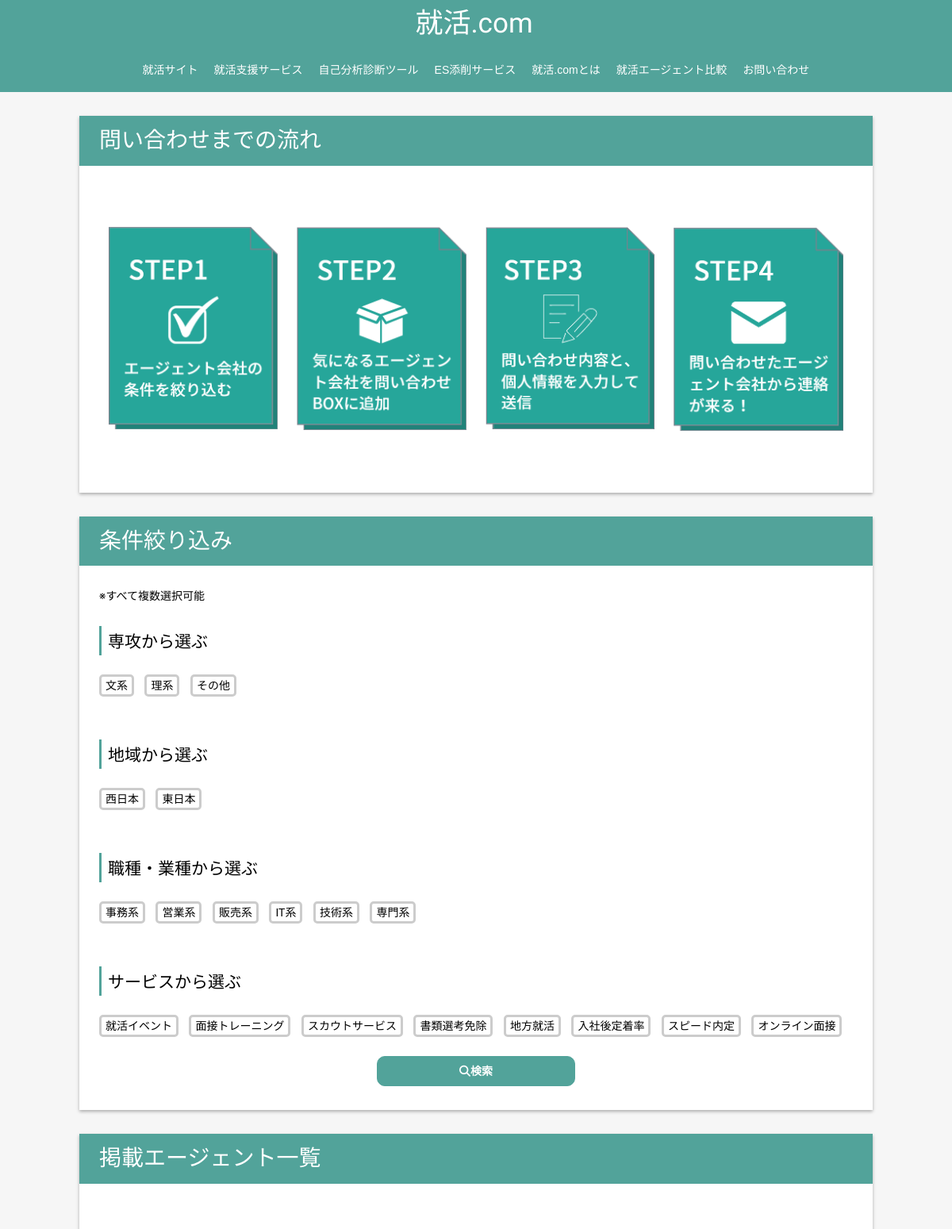
The page / (upper part) on the database its author committed.
### tables this page shows
CREATE TABLE tag_categories(
  id INT AUTO_INCREMENT NOT NULL PRIMARY KEY,
  tag_category_name TEXT(20) NOT NULL
);

CREATE TABLE tags(
  id INT AUTO_INCREMENT NOT NULL PRIMARY KEY,
  tag_name TEXT(20) NOT NULL,
  tag_category_id INT NOT NULL
);

### src/index.php (called while the page is built, shortened)
<?php
require(dirname(__FILE__) . "/dbconnect.php");
$tag_categories_stmt = $db->query("SELECT * FROM tag_categories");
$tag_categories = $tag_categories_stmt->fetchAll();
include(dirname(__FILE__) . '/parts/templates/_t_index.php');
?>

### src/parts/parts.php (the view, shortened to what this page needs)
<?php
function a_html_head($title)
{
?>
  <!DOCTYPE html>
  <html lang="ja">
  <head>
    <link rel="stylesheet" href="style/reset.css">
    <link rel="stylesheet" href="style/user.min.css">
  </head>
  <body>
  <?php
}
function a_html_foot()
{
  ?>
  </body>
  </html>
<?php
}
function a_header_start()
{
?>
  <header class="header">
    <div class="header-inner">
    <?php
  }
    ?>
    <?php
  function a_header_title()
  {
    ?>
      <div class="page-title">
        <a href="">
          <h2>就活.com</h2>
        </a>
      </div>
    <?php
  }
  function a_header_search_icon()
  {
    ?>
    </div>
  <?php
  }
  function m_header_upper()
  {
    a_header_start();
    a_header_title();
    a_header_search_icon();
  }
  function a_header_nav()
  {
  ?>
    <nav class="header__nav nav" id="js-nav">
      <ul class="nav__items nav-items">
        <li class="nav-items__item"><a href="">就活サイト</a></li>
        <li class="nav-items__item"><a href="">就活支援サービス</a></li>
        <li class="nav-items__item"><a href="">自己分析診断ツール</a></li>
        <li class="nav-items__item"><a href="">ES添削サービス</a></li>
        <li class="nav-items__item"><a href="">就活.comとは</a></li>
        <li class="nav-items__item"><a href="">就活エージェント比較</a></li>
        <li class="nav-items__item"><a href="">お問い合わせ</a></li>
      </ul>
    </nav>
  <?php
  }
  function a_header_end()
  {
  ?>
  </header>
<?php
  }
  function o_header()
  {
    m_header_upper();
    a_header_nav();
    a_header_end();
  }
  function a_section_start($section_title, $disable_title)
  {
?>
  <section class="Section">
    <?php if (isset($section_title) && !$disable_title) {
    ?>
      <div class="Section__title">
        <p>
          <?= $section_title; ?>
        </p>
      </div>
    <?php
    }
    ?>
    <div class="Section__content">
    <?php
  }
  function a_section_end()
  {
    ?>
    </div>
  </section>
<?php
  }
  function a_heading_in_section($title)
  {
?>
  <div class="Section__inner-heading">
    <p class=""><?= $title; ?></p>
  </div>
<?php
  }
?>
<?php
  function a_howto_card($file)
  {
?>
  <div class="How-to__card">
    <img src="<?= 'http://' . $_SERVER['HTTP_HOST'] . $file ?>">
  </div>
<?php
  }
  function o_howto()
  {
    a_section_start('問い合わせまでの流れ', false);
?>
  <div class="How-to">
    <div class="How-to__cards__four">
      <div class="How-to__cards__two">
        <?php
        a_howto_card('/pictures/howto/step1.png');
        ?>
      </div>
      <div class="How-to__cards__two">
      </div>
    </div>
  </div>
<?php
    a_section_end();
  }
  function a_tag($tag)
  {
?>
  <div class="Search__tag__wrapper">
    <div class="Search__tag">
      <label class="Search__tag__label" id="searchTagLabel<?= $tag['id']; ?>" for="searchTag<?= $tag['id']; ?>"><?= $tag['tag_name']; ?></label>
    </div>
  </div>
<?php
  }
  function m_tags_sec($tag_category, $tags)
  {
    a_heading_in_section($tag_category['tag_category_name']);
    foreach ($tags as $tag) {
      a_tag($tag);
    }
  }
  function a_search_btn()
  {
?>
  <div class="Search__btn">
    <div class="Search__btn__inner" name="search" id="searchBtn">
      <i class="fa-solid fa-magnifying-glass"></i><span>検索</span>
    </div>
  </div>
<?php
  }
  function o_search_area($tag_categories)
  {
?>
  <form action="./result.php" method="POST" id="searchForm">
    <div>
      <p>※すべて複数選択可能</p>
    </div>
    <?php
    global $db;
    foreach ($tag_categories as $tag_category) {
      $tags_stmt = $db->prepare("SELECT * FROM tags WHERE tag_category_id = ?");
      $tags_stmt->execute([$tag_category['id']]);
      $tags = $tags_stmt->fetchAll();
      m_tags_sec($tag_category, $tags);
    }
    a_search_btn();
    ?>
  </form>
<?php
  }
?>

### src/parts/templates/_t_index.php (shortened to what this page needs)
<?php
require(dirname(__FILE__) . '/../parts.php');
a_html_head($pgdata['page_title']);
o_header();
?>
<div class="Page__container__center">
  <?php
  o_howto();
  o_search_area($pgdata['tag_categories']);
  ?>
</div>
<?php
a_html_foot();

### rows shown on the page
tag_categories: tag_category_name "専攻から選ぶ"
tags: tag_name "文系"
tags: tag_name "理系"
tags: tag_name "その他"
tag_categories: tag_category_name "地域から選ぶ"
tags: tag_name "西日本"
tags: tag_name "東日本"
tag_categories: tag_category_name "職種・業種から選ぶ"
tags: tag_name "事務系"
tags: tag_name "営業系"
tags: tag_name "販売系"
tags: tag_name "IT系"
tags: tag_name "技術系"
tags: tag_name "専門系"
tag_categories: tag_category_name "サービスから選ぶ"
tags: tag_name "就活イベント"
tags: tag_name "面接トレーニング"
tags: tag_name "スカウトサービス"
tags: tag_name "書類選考免除"
tags: tag_name "地方就活"
tags: tag_name "入社後定着率"
tags: tag_name "スピード内定"
tags: tag_name "オンライン面接"

### other values the page prints
$section_title "問い合わせまでの流れ 条件絞り込み 掲載エージェント一覧"
